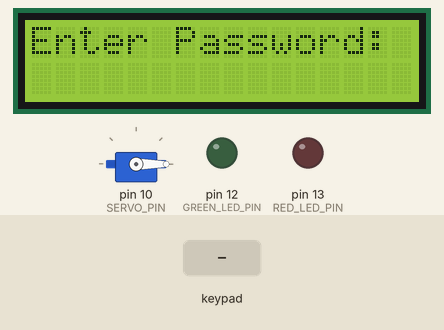
Bench run of a sketch on a simulated Arduino Uno, built with avr-gcc and run on an emulated ATmega328P. Parts: servo, 16×2 character LCD, output pins drawn as LEDs (lit = HIGH). The test bench sets the inputs (shaded band). What the sketch prints to the serial monitor is not drawn.

Above: at 3.3 s.
3.4 s: keypad keys 9 8 7 6 # pressed 0.4 s apart
At 6.0 s:
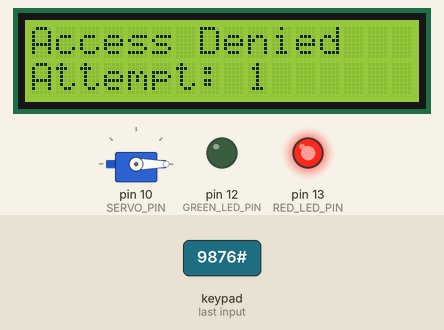
6.9 s: key '#' pressed
At 8.9 s:
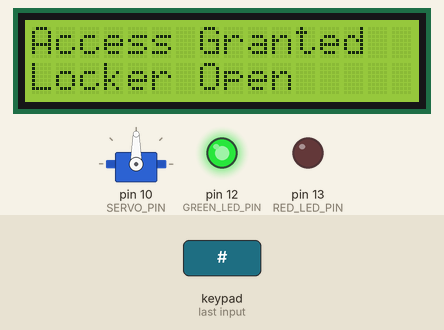
9.9 s: key '*' pressed
At 10.3 s:
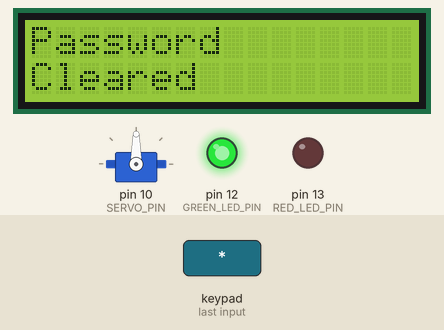
12.9 s: keypad keys 9 8 7 6 A pressed 0.4 s apart
At 16.0 s:
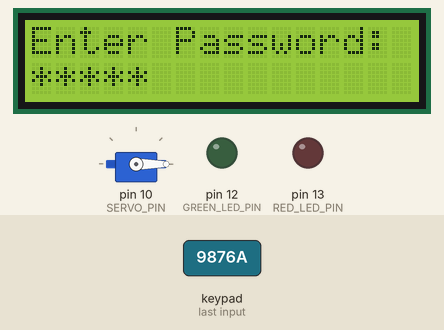
16.4 s: keypad keys 9 8 7 6 D pressed 0.4 s apart
At 19.4 s:
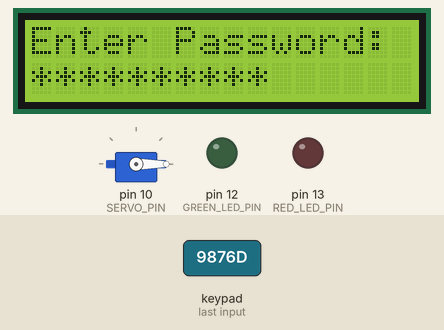
19.9 s: keypad keys 5 4 3 2 A pressed 0.4 s apart
At 22.4 s:
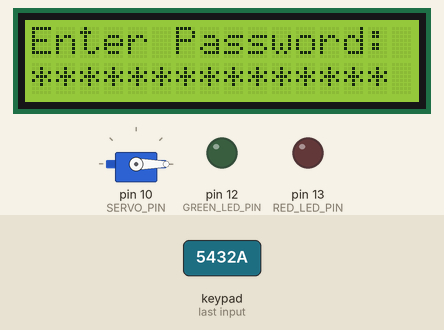
Timing chart, 0 to 23.9 s (numbered marks = the images above; inputs shaded):
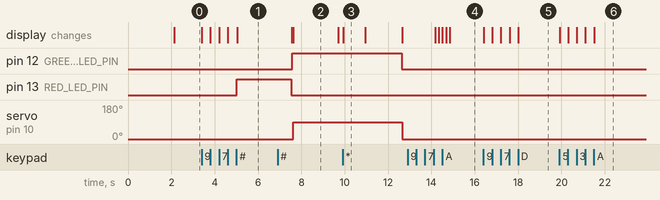

Measured:
- after the input at 3.4 s, pin 13 (RED_LED_PIN): LOW → HIGH after 1.6 s; the display: first changes at once (image 1 shows a later state)
- after the input at 6.9 s, pin 12 (GREEN_LED_PIN): LOW → HIGH after 0.68 s; servo on pin 10 (SERVO_PIN): 0° → 90° after 0.73 s; the display: first differs from a run without the input after 0.73 s (image 2)
- after the input at 9.9 s, the display: changes at once (image 3)
- after the input at 12.9 s, the display: first changes after 1.3 s (image 4 shows a later state)
- after the input at 16.4 s, the display: first changes at once (image 5 shows a later state)
- after the input at 19.9 s, the display: first changes at once (image 6 shows a later state)
- what the display in image 2 shows lasts 2.1 s, from 7.6 s to 9.7 s

The sketch:

AntiTheftLocker.ino
```cpp
#include <Keypad.h>
#include <Wire.h>
#include <LiquidCrystal_I2C.h>
#include <Servo.h>

// ================= KEYPAD =================

const byte ROWS = 4;
const byte COLS = 4;

char keys[ROWS][COLS] = {
  {'1', '2', '3', 'A'},
  {'4', '5', '6', 'B'},
  {'7', '8', '9', 'C'},
  {'*', '0', '#', 'D'}
};

byte rowPins[ROWS] = {9, 8, 7, 6};
byte colPins[COLS] = {5, 4, 3, 2};

Keypad keypad = Keypad(
  makeKeymap(keys),
  rowPins,
  colPins,
  ROWS,
  COLS
);

// ================= LCD =================

LiquidCrystal_I2C lcd(0x27, 16, 2);

// ================= SERVO LOCK =================

Servo lockServo;

const int SERVO_PIN = 10;

const int LOCK_POSITION = 0;
const int UNLOCK_POSITION = 90;

// ================= BUZZER =================

const int BUZZER_PIN = 11;

// ================= LEDs =================

const int GREEN_LED_PIN = 12;
const int RED_LED_PIN = 13;

// ================= AUTO LOCK =================

const unsigned long AUTO_LOCK_TIME = 5000;

unsigned long unlockTime = 0;

bool lockerOpen = false;

// ================= PASSWORD =================

const String correctPassword = "";

String enteredPassword = "";

// ================= SECURITY =================

const int MAX_ATTEMPTS = 3;

int failedAttempts = 0;

bool lockerLocked = false;

// ================= DISPLAY =================

void showEnterPassword() {

  lcd.clear();

  lcd.setCursor(0, 0);
  lcd.print("Enter Password:");

  lcd.setCursor(0, 1);
}

// ================= BUZZER ALARM =================

void activateAlarm() {

  Serial.println("BUZZER ALARM ACTIVATED");

  lcd.clear();

  lcd.setCursor(0, 0);
  lcd.print("SECURITY ALERT");

  lcd.setCursor(0, 1);
  lcd.print("ALARM ACTIVE");

  // Red LED ON during alarm
  digitalWrite(RED_LED_PIN, HIGH);

  // Green LED OFF
  digitalWrite(GREEN_LED_PIN, LOW);

  // Buzzer ON
  tone(BUZZER_PIN, 1000);

  delay(3000);

  // Buzzer OFF
  noTone(BUZZER_PIN);

  Serial.println("BUZZER ALARM STOPPED");
}

// ================= SETUP =================

void setup() {

  Serial.begin(9600);

  // ================= SERVO =================

  lockServo.attach(SERVO_PIN);

  lockServo.write(LOCK_POSITION);

  lockerOpen = false;

  // ================= BUZZER =================

  pinMode(BUZZER_PIN, OUTPUT);

  noTone(BUZZER_PIN);

  // ================= LEDs =================

  pinMode(GREEN_LED_PIN, OUTPUT);
  pinMode(RED_LED_PIN, OUTPUT);

  // Both LEDs OFF initially
  digitalWrite(GREEN_LED_PIN, LOW);
  digitalWrite(RED_LED_PIN, LOW);

  // ================= LCD =================

  lcd.init();
  lcd.backlight();

  lcd.clear();

  lcd.setCursor(0, 0);
  lcd.print("Anti-Theft");

  lcd.setCursor(0, 1);
  lcd.print("Locker System");

  delay(2000);

  showEnterPassword();

  Serial.println("Anti-Theft Locker System");
  Serial.println("System Initializing...");
  Serial.println("Locker Locked");
  Serial.println("Enter Password:");
}

// ================= MAIN LOOP =================

void loop() {

  // ================= AUTO LOCK CHECK =================

  if (lockerOpen &&
      (millis() - unlockTime >= AUTO_LOCK_TIME)) {

    // Lock the locker
    lockServo.write(LOCK_POSITION);

    lockerOpen = false;

    // Green LED OFF
    digitalWrite(GREEN_LED_PIN, LOW);

    // Red LED OFF
    digitalWrite(RED_LED_PIN, LOW);

    lcd.clear();

    lcd.setCursor(0, 0);
    lcd.print("Locker Locked");

    Serial.println("AUTO LOCK ACTIVATED");
    Serial.println("Servo Position: 0");
    Serial.println("Locker Locked");

    delay(1500);

    showEnterPassword();
  }

  // ================= GET KEYPAD INPUT =================

  char key = keypad.getKey();

  if (!key) {
    return;
  }

  // ================= TOO MANY ATTEMPTS =================

  if (lockerLocked) {

    // Red LED remains ON
    digitalWrite(RED_LED_PIN, HIGH);

    // Green LED OFF
    digitalWrite(GREEN_LED_PIN, LOW);

    lcd.clear();

    lcd.setCursor(0, 0);
    lcd.print("Too Many");

    lcd.setCursor(0, 1);
    lcd.print("Attempts!");

    Serial.println("LOCKER LOCKED");
    Serial.println("Too Many Attempts");

    delay(1000);

    return;
  }

  // ================= PASSWORD INPUT =================

  if (key != '#' && key != '*') {

    enteredPassword += key;

    lcd.setCursor(enteredPassword.length() - 1, 1);
    lcd.print("*");

    Serial.print("*");
  }

  // ================= SUBMIT PASSWORD =================

  else if (key == '#') {

    Serial.println();

    lcd.clear();

    // ================= CORRECT PASSWORD =================

    if (enteredPassword == correctPassword) {

      failedAttempts = 0;

      // Green LED ON
      digitalWrite(GREEN_LED_PIN, HIGH);

      // Red LED OFF
      digitalWrite(RED_LED_PIN, LOW);

      // Make sure buzzer is OFF
      noTone(BUZZER_PIN);

      lcd.setCursor(0, 0);
      lcd.print("Access Granted");

      lcd.setCursor(0, 1);
      lcd.print("Locker Open");

      Serial.println("ACCESS GRANTED");
      Serial.println("Locker Unlocked");
      Serial.println("Green LED: ON");
      Serial.println("Red LED: OFF");
      Serial.println("Failed attempts reset to 0");

      // Unlock locker
      lockServo.write(UNLOCK_POSITION);

      lockerOpen = true;

      unlockTime = millis();

      Serial.println("Servo Position: 90");
      Serial.println("Locker is OPEN");
      Serial.println("Auto-lock timer started");

      delay(2000);
    }

    // ================= WRONG PASSWORD =================

    else {

      failedAttempts++;

      // Green LED OFF
      digitalWrite(GREEN_LED_PIN, LOW);

      // Red LED ON
      digitalWrite(RED_LED_PIN, HIGH);

      lcd.setCursor(0, 0);
      lcd.print("Access Denied");

      lcd.setCursor(0, 1);
      lcd.print("Attempt: ");
      lcd.print(failedAttempts);

      Serial.println("ACCESS DENIED");

      Serial.print("Failed Attempt: ");
      Serial.println(failedAttempts);

      Serial.println("Red LED: ON");

      delay(2000);

      // ================= MAXIMUM ATTEMPTS =================

      if (failedAttempts >= MAX_ATTEMPTS) {

        lockerLocked = true;

        // Keep locker locked
        lockServo.write(LOCK_POSITION);

        lockerOpen = false;

        // Red LED remains ON
        digitalWrite(RED_LED_PIN, HIGH);

        // Green LED OFF
        digitalWrite(GREEN_LED_PIN, LOW);

        lcd.clear();

        lcd.setCursor(0, 0);
        lcd.print("Too Many");

        lcd.setCursor(0, 1);
        lcd.print("Attempts!");

        Serial.println("************************");
        Serial.println("TOO MANY ATTEMPTS");
        Serial.println("LOCKER LOCKED");
        Serial.println("Servo Position: 0");
        Serial.println("Red LED: ON");
        Serial.println("************************");

        delay(1000);

        // Activate buzzer alarm
        activateAlarm();
      }
      else {

        // After first/second wrong attempt,
        // turn red LED OFF after showing warning
        delay(500);

        digitalWrite(RED_LED_PIN, LOW);
      }
    }

    enteredPassword = "";

    if (!lockerLocked) {
      showEnterPassword();
    }
  }

  // ================= CLEAR PASSWORD =================

  else if (key == '*') {

    enteredPassword = "";

    // Keep LEDs in normal state
    if (!lockerOpen) {
      digitalWrite(GREEN_LED_PIN, LOW);
      digitalWrite(RED_LED_PIN, LOW);
    }

    lcd.clear();

    lcd.setCursor(0, 0);
    lcd.print("Password");

    lcd.setCursor(0, 1);
    lcd.print("Cleared");

    Serial.println();
    Serial.println("Password Cleared");

    delay(1000);

    if (!lockerLocked) {
      showEnterPassword();
    }
  }
}
```
